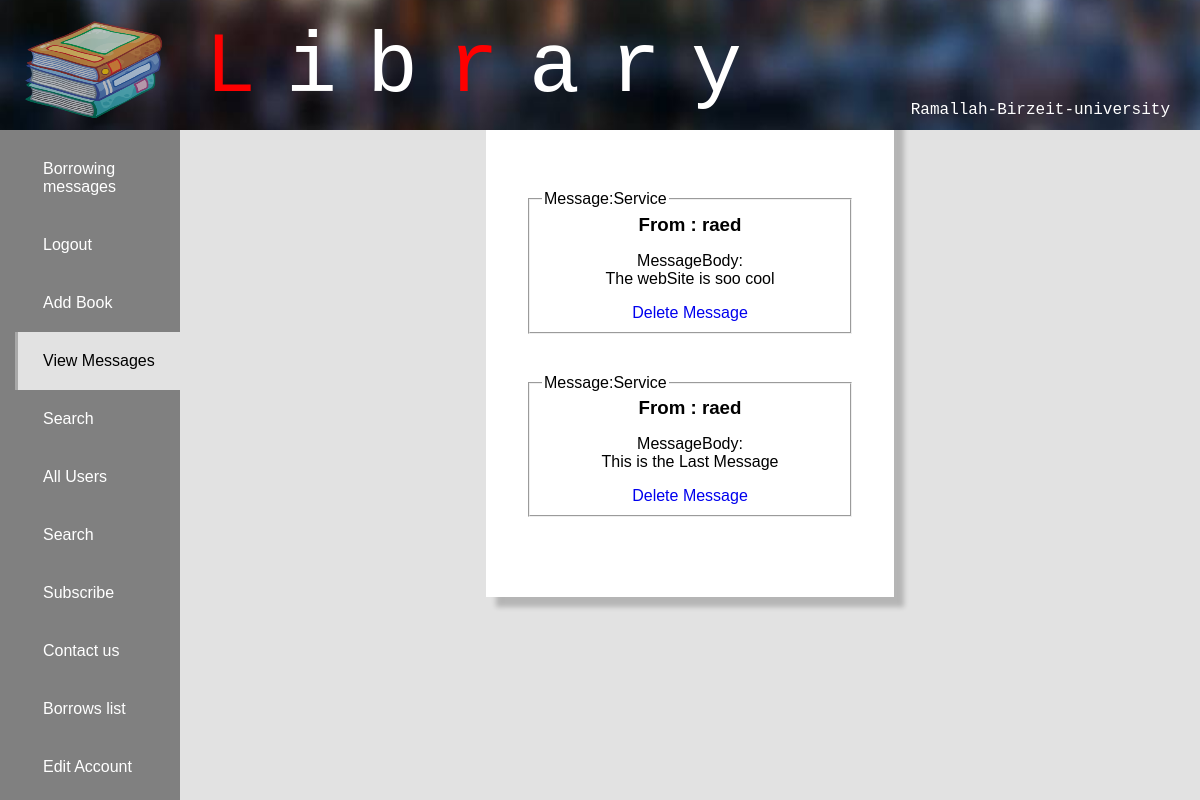
Page /Library/index.php?display=viewContactUs (signed in) on the committed database.
### tables this page shows
CREATE TABLE `toadminmessage` (
  `id` int(11) NOT NULL,
  `subject` char(100) DEFAULT NULL,
  `contentText` text,
  `sendDate` date DEFAULT NULL,
  `userId` int(11) NOT NULL
);

CREATE TABLE `systemuser` (
  `id` int(11) NOT NULL,
  `fullName` char(100) DEFAULT NULL,
  `email` char(100) DEFAULT NULL,
  `dateOfBirth` date DEFAULT NULL,
  `address` char(200) DEFAULT NULL,
  `phoneNumber` char(100) DEFAULT NULL,
  `accountId` int(11) DEFAULT NULL,
  `bankAccountID` int(11) DEFAULT NULL,
  `isFeasible` int(11) NOT NULL
);

### Library/connections/applicationServer/contactUsServer.php (called while the page is built, shortened)
<?php
	function getAllContactUs(){
		global $database;
		$messages = array();
		$resultSet = mysqli_query($database,"SELECT * FROM toadminmessage");
		while($row = mysqli_fetch_assoc($resultSet)){
			$messages[] = $row;
		}
		return $messages;
	}
?>

### Library/connections/applicationServer/UserServer.php (called while the page is built, shortened)
<?php
	function getUserById($id){
		global $database;
		$resultSet = mysqli_query($database,"SELECT * FROM systemuser s WHERE s.id = {$id}");
		return mysqli_fetch_assoc($resultSet);
	}
?>

### Library/components/viewMessages.php (the view, shortened to what this page needs)
<?php
	function displayUserMessages(){
		if(isset($_SESSION['admin'])){
			$messages = getAllContactUs();
		}else{
			if(isset($_SESSION['user'])){
				header("Refresh:0;url=index.php?display=search");
			}else{
				header("Refresh:0;url=index.php?display=login");
			}
		}
		?>
			<div class="messages-container">
				<div class="messages">
					<?php
						foreach ($messages as $message) {
							$from = getUserById($message['userId']);
							?>
							<div class="message-container">
								<fieldset>
									<legend>Message:<?php echo $message['subject'] ;?></legend>
									<h3>From : <?php  echo $from['fullName']; ?></h3>
									<p>
										MessageBody:<br>
										<?php echo $message['contentText']; ?>
									</p>
									<a href="index.php?display=viewContactUs&deleteMessage=<?php echo $message['id']; ?>">
										Delete Message
									</a>
								</fieldset>
							</div>
							<?php
						}
					?>
				</div>
			</div>
		<?php
	}
?>

### Library/styles/root.css (style rules this page uses)
body { margin: 0px; background-color: rgba(181, 181, 181, 0.39); }
a { text-decoration: none; }

### Library/styles/header.css (style rules this page uses)
h1 , h2 ,h3 , .inline { padding: 0px; margin: 0px ; }

### Library/styles/viewMessages.css (style rules this page uses)
.messages-container { padding-top: 110px; margin-left: 15%; text-align: -webkit-center; font-family: "Trebuchet MS", Helvetica, sans-serif; }
.messages { width: 40%; background-color: white; padding-top: 40px; padding-bottom: 40px; box-shadow: 10px 10px 5px rgba(0,0,0,.2); }
.message-container { margin: 40px; }

### rows in the picture
toadminmessage: subject "Service", userId.fullName "raed", contentText "The webSite is soo cool"
toadminmessage: subject "Service", userId.fullName "raed", contentText "This is the Last Message"
